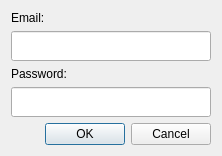
<?xml version="1.0" encoding="UTF-8"?>
<ui version="4.0">
 <class>DlgSettingsLogin</class>
 <widget class="QDialog" name="DlgSettingsLogin">
  <property name="geometry">
   <rect>
    <x>0</x>
    <y>0</y>
    <width>218</width>
    <height>153</height>
   </rect>
  </property>
  <property name="sizePolicy">
   <sizepolicy hsizetype="Fixed" vsizetype="Fixed">
    <horstretch>0</horstretch>
    <verstretch>0</verstretch>
   </sizepolicy>
  </property>
  <property name="windowTitle">
   <string>Login to Land Degradation Monitoring System</string>
  </property>
  <layout class="QVBoxLayout" name="verticalLayout">
   <item>
    <widget class="QLabel" name="label_2">
     <property name="sizePolicy">
      <sizepolicy hsizetype="Preferred" vsizetype="Minimum">
       <horstretch>0</horstretch>
       <verstretch>0</verstretch>
      </sizepolicy>
     </property>
     <property name="font">
      <font>
       <weight>50</weight>
       <bold>false</bold>
      </font>
     </property>
     <property name="text">
      <string>Email:</string>
     </property>
    </widget>
   </item>
   <item>
    <widget class="QLineEdit" name="email">
     <property name="sizePolicy">
      <sizepolicy hsizetype="Expanding" vsizetype="Minimum">
       <horstretch>0</horstretch>
       <verstretch>0</verstretch>
      </sizepolicy>
     </property>
     <property name="minimumSize">
      <size>
       <width>200</width>
       <height>30</height>
      </size>
     </property>
     <property name="inputMethodHints">
      <set>Qt::ImhEmailCharactersOnly</set>
     </property>
    </widget>
   </item>
   <item>
    <widget class="QLabel" name="label">
     <property name="sizePolicy">
      <sizepolicy hsizetype="Preferred" vsizetype="Minimum">
       <horstretch>0</horstretch>
       <verstretch>0</verstretch>
      </sizepolicy>
     </property>
     <property name="font">
      <font>
       <weight>50</weight>
       <bold>false</bold>
      </font>
     </property>
     <property name="text">
      <string>Password:</string>
     </property>
    </widget>
   </item>
   <item>
    <widget class="QLineEdit" name="password">
     <property name="sizePolicy">
      <sizepolicy hsizetype="Expanding" vsizetype="Minimum">
       <horstretch>0</horstretch>
       <verstretch>0</verstretch>
      </sizepolicy>
     </property>
     <property name="minimumSize">
      <size>
       <width>200</width>
       <height>30</height>
      </size>
     </property>
     <property name="echoMode">
      <enum>QLineEdit::Password</enum>
     </property>
    </widget>
   </item>
   <item>
    <widget class="QDialogButtonBox" name="buttonBox">
     <property name="orientation">
      <enum>Qt::Horizontal</enum>
     </property>
     <property name="standardButtons">
      <set>QDialogButtonBox::Cancel|QDialogButtonBox::Ok</set>
     </property>
    </widget>
   </item>
  </layout>
 </widget>
 <resources/>
 <connections/>
</ui>
